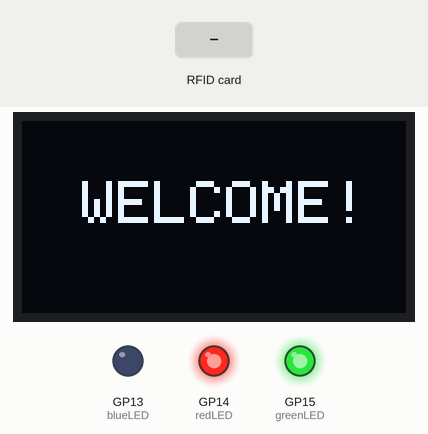
This program was run on a simulated Raspberry Pi Pico. Shown: 128×64 one-colour display, output pins drawn as LEDs (lit = HIGH). The inputs (shaded band) are chosen by the test bench. What the program prints to the serial monitor is not drawn.

Above: at 4.3 s.
4.4 s: RFID card 89 DC F1 C0 held to the reader
At 5.2 s:
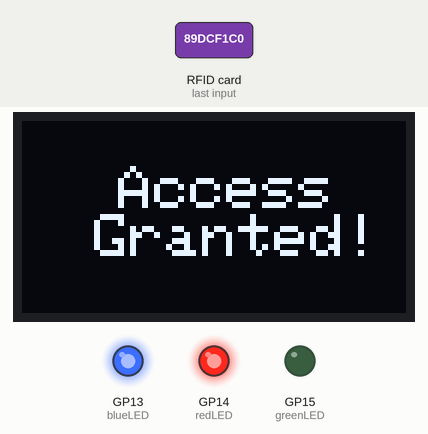
At 6.2 s:
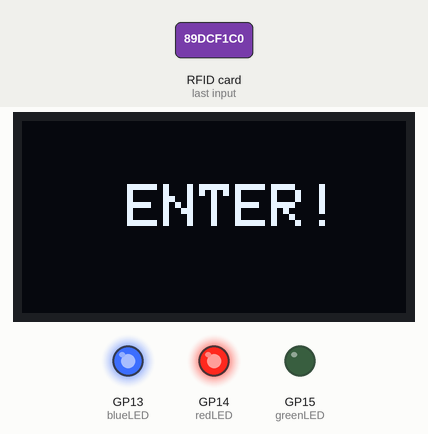
7.4 s: RFID card 5E 7A 19 C4 held to the reader
At 8.2 s:
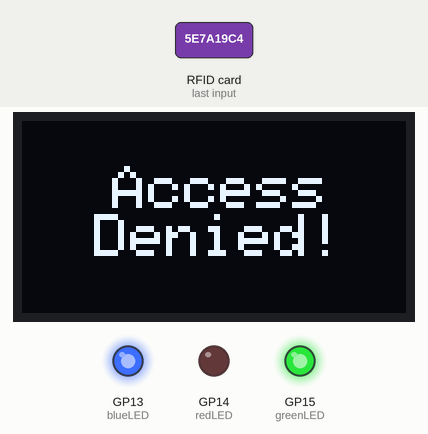
Timing chart, 0 to 11.0 s (numbered marks = the images above; inputs shaded):
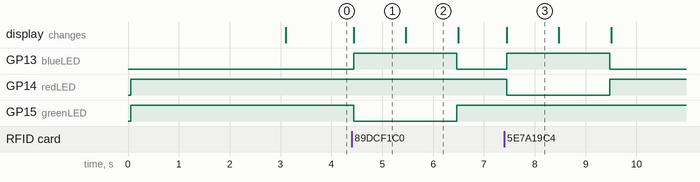

The program:

main.cpp
```cpp
#include <SPI.h>
#include <MFRC522.h>

#include <Wire.h>
#include <Adafruit_GFX.h>
#include <Adafruit_SSD1306.h>

#define SCREEN_WIDTH 128 // OLED display width, in pixels
#define SCREEN_HEIGHT 64 // OLED display height, in pixels

Adafruit_SSD1306 display(SCREEN_WIDTH, SCREEN_HEIGHT, &Wire, -1);

#define RST_PIN         22          // Configurable, see typical pin layout above
#define SS_PIN          17          // Configurable, see typical pin layout above

byte readCard[4];
String MasterTag = "89DCF1C0";	// REPLACE this Tag ID with your Tag ID!!!
String tagID = "";

// Create instances
MFRC522 mfrc522(SS_PIN, RST_PIN);

int blueLED = 13;
int redLED = 14;
int greenLED = 15;

void setup()
{
  SPI.begin(); // SPI bus
  mfrc522.PCD_Init(); // MFRC522

  Serial.begin(115200);

  pinMode(blueLED, OUTPUT);
  pinMode(redLED, OUTPUT);
  pinMode(greenLED, OUTPUT);

  digitalWrite(blueLED, LOW);
  digitalWrite(redLED, HIGH);
  digitalWrite(greenLED, HIGH);

  delay(3000);
  Serial.println("SYSSTART");

  if(!display.begin(SSD1306_SWITCHCAPVCC, 0x3C)) { // Address 0x3D for 128x64
    Serial.println(F("SSD1306 allocation failed"));
    for(;;);
  }

  display.clearDisplay();
  display.setTextSize(2);
  display.setTextColor(WHITE);
  display.setCursor(8, 20);
  display.print(" WELCOME!");
  display.display();

}

//Read new tag if available
boolean getID() {
  // Getting ready for Reading PICCs
  if ( ! mfrc522.PICC_IsNewCardPresent()) { //If a new PICC placed to RFID reader continue
  return false;
  }
  if ( ! mfrc522.PICC_ReadCardSerial()) { //Since a PICC placed get Serial and continue
  return false;
  }
  tagID = "";
  for ( uint8_t i = 0; i < 4; i++) { // The MIFARE PICCs that we use have 4 byte UID
  //readCard[i] = mfrc522.uid.uidByte[i];
  tagID.concat(String(mfrc522.uid.uidByte[i], HEX)); // Adds the 4 bytes in a single String variable
  }
  tagID.toUpperCase();
  mfrc522.PICC_HaltA(); // Stop reading
  return true;
}

void loop() {
  //Wait until new tag is available
  while (getID())
  {

    if (tagID == MasterTag)
    {

      Serial.println(" Access Granted!");

      display.clearDisplay();
      display.setTextSize(2);
      display.setTextColor(WHITE);
      display.setCursor(20, 15);
      display.print(" Access \n  Granted!");
      display.display();

      digitalWrite(blueLED, HIGH);
      digitalWrite(redLED, HIGH);
      digitalWrite(greenLED, LOW);

      delay(1000);

      display.clearDisplay();
      display.setTextSize(2);
      display.setTextColor(WHITE);
      display.setCursor(23, 21);
      display.print(" ENTER!");
      display.display();
      // You can write any code here like opening doors, switching on a relay, lighting up an LED, or anything else you can think of.
    }
    else
    {
      Serial.println(" Access Denied!");

      display.clearDisplay();
      display.setTextSize(2);
      display.setTextColor(WHITE);
      display.setCursor(18, 15);
      display.print(" Access \n  Denied!");
      display.display();

      digitalWrite(blueLED, HIGH);
      digitalWrite(redLED, LOW);
      digitalWrite(greenLED, HIGH);

      delay(1000);

      display.clearDisplay();
      display.setTextSize(2);
      display.setTextColor(WHITE);
      display.setCursor(8, 20);
      display.print("CHECK TAG!");
      display.display();
    }

    Serial.println(tagID);

    delay(1000);

    digitalWrite(blueLED, LOW);
    digitalWrite(redLED, HIGH);
    digitalWrite(greenLED, HIGH);

    display.clearDisplay();
    display.setTextSize(2);
    display.setTextColor(WHITE);
    display.setCursor(8, 20);
    display.print(" WELCOME!");
    display.display();
  }
}
```

Measured:
- after the input at 4.4 s, GP13 (blueLED): LOW → HIGH at once, → LOW 2.0 s later; GP15 (greenLED): HIGH → LOW at once, → HIGH 2.0 s later; the display: changes at once (image 1)
- after the input at 7.4 s, GP13 (blueLED): LOW → HIGH after 0.05 s, → LOW 2.0 s later; GP14 (redLED): HIGH → LOW after 0.05 s, → HIGH 2.0 s later; the display: changes after 0.05 s (image 3)
- what the display in image 1 shows lasts 1.1 s, from 4.4 s to 5.5 s
